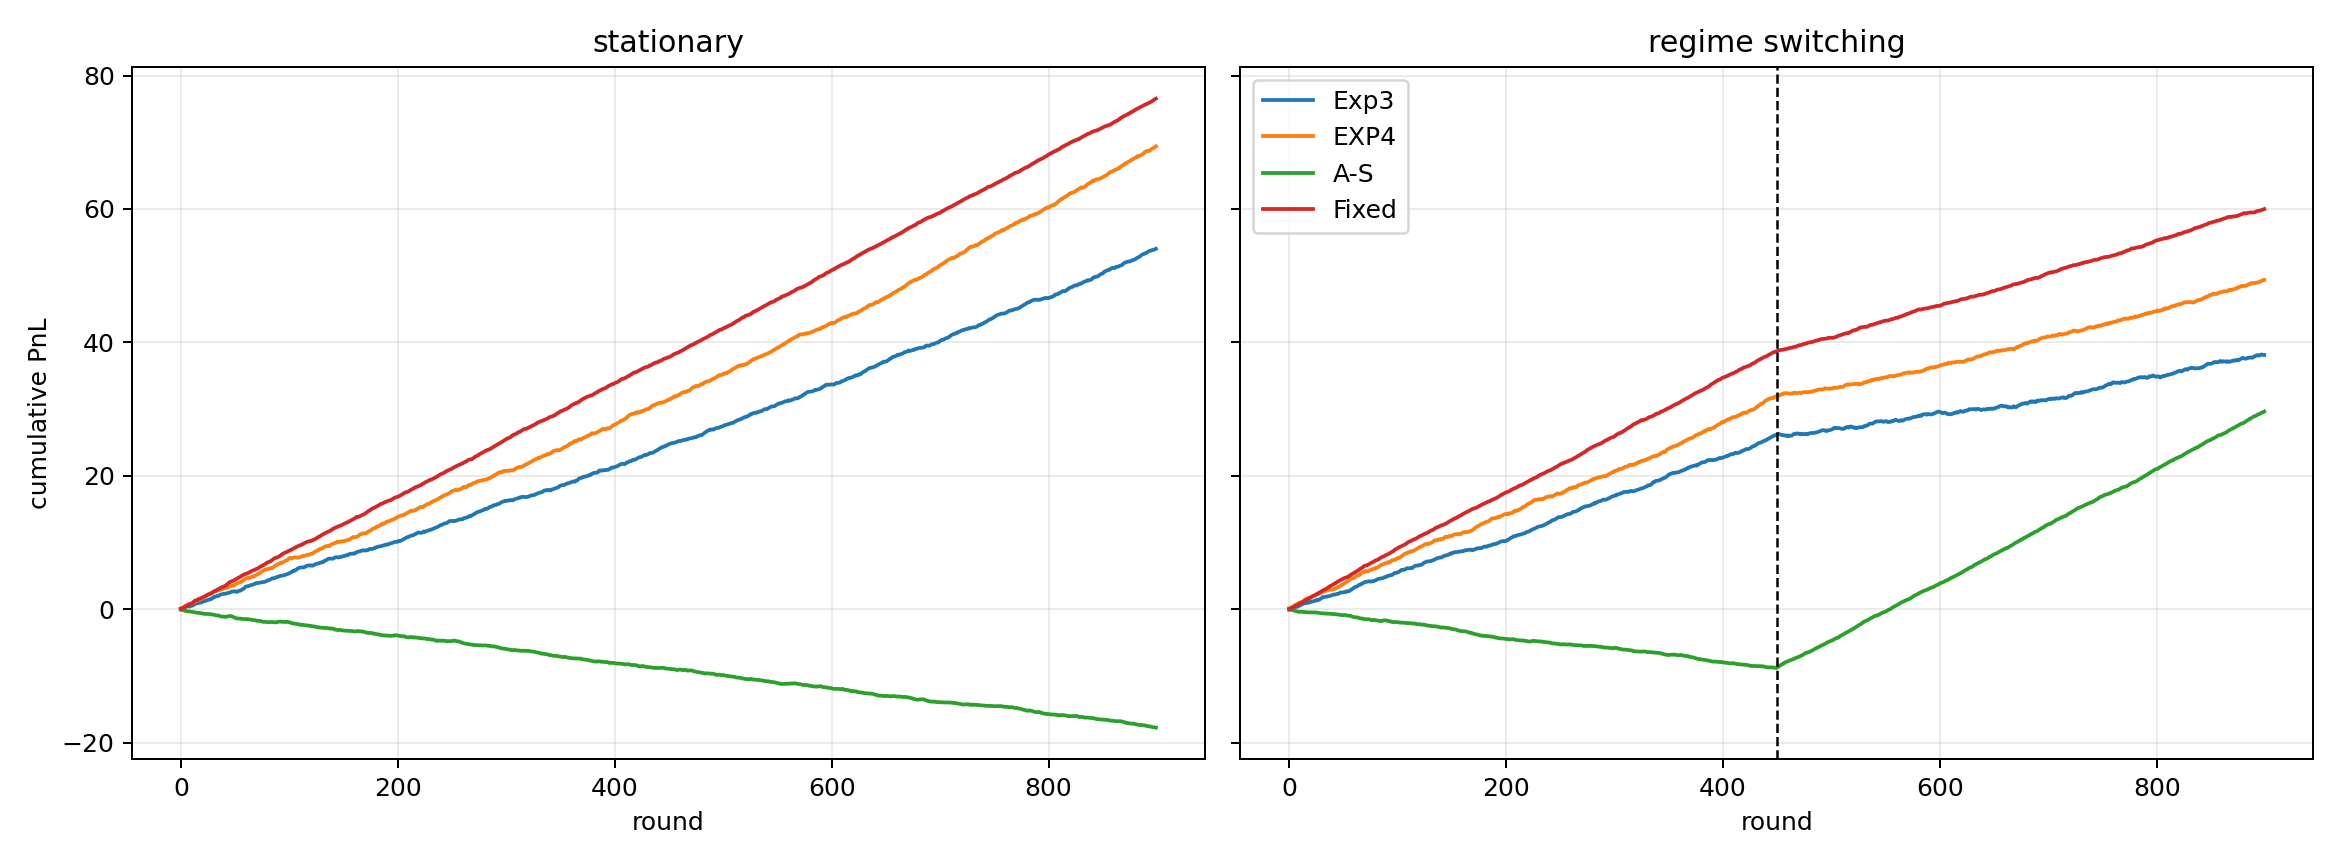

The Python source for this figure:
"""Generate cumulative PnL comparison plots."""

from __future__ import annotations

import sys
import os
from pathlib import Path

ROOT = Path(__file__).resolve().parents[1]
sys.path.insert(0, str(ROOT))
os.environ.setdefault("MPLCONFIGDIR", str(ROOT / ".matplotlib"))

import matplotlib

matplotlib.use("Agg")
import matplotlib.pyplot as plt
import numpy as np
import pandas as pd

from python.algorithms.avellaneda_stoikov import AvellanedaStoikovMM
from python.algorithms.exp3 import Exp3MarketMaker
from python.algorithms.exp4 import EXP4MarketMaker, FixedSpreadExpert, OFIExpert, VolatilityExpert


OUT_DIR = ROOT / "analysis"
SPREADS = np.array([0.005, 0.01, 0.02, 0.03, 0.05, 0.08, 0.12, 0.20])


def rewards_for_regime(T: int, regime_switch: bool) -> np.ndarray:
    rng = np.random.default_rng(21 if regime_switch else 20)
    base = rng.normal(0.0, 0.03, size=(T, len(SPREADS)))
    centers = np.full(T, 3)
    if regime_switch:
        centers[T // 2 :] = 6
    for t, center in enumerate(centers):
        distance = np.abs(np.arange(len(SPREADS)) - center)
        base[t] += 0.12 - 0.035 * distance
    return base


def nearest_arm(spread: float) -> int:
    return int(np.argmin(np.abs(SPREADS - spread)))


def run_exp3(rewards: np.ndarray) -> np.ndarray:
    mm = Exp3MarketMaker(SPREADS.tolist(), gamma=0.12)
    rng = np.random.default_rng(22)
    pnl = []
    for t in range(rewards.shape[0]):
        p = mm.get_distribution()
        idx = int(rng.choice(len(SPREADS), p=p))
        reward = float(rewards[t, idx])
        mm.last_idx = idx
        mm.last_p = float(p[idx])
        mm.update(reward)
        pnl.append(reward)
    return np.cumsum(pnl)


def run_exp4(rewards: np.ndarray) -> np.ndarray:
    experts = [FixedSpreadExpert(0.02), FixedSpreadExpert(0.08), VolatilityExpert(), OFIExpert()]
    mm = EXP4MarketMaker(experts, gamma=0.1)
    pnl = []
    for t in range(rewards.shape[0]):
        ctx = EXP4MarketMaker.build_context(100, 0.02, 0.1, 0, 0.0002 + 0.00001 * t, 1.0)
        spread = mm.choose_spread(ctx)
        reward = float(rewards[t, nearest_arm(spread)])
        mm.update(reward)
        pnl.append(reward)
    return np.cumsum(pnl)


def run_as(rewards: np.ndarray) -> np.ndarray:
    mm = AvellanedaStoikovMM(sigma=0.01, kappa=1.5, gamma=0.1)
    pnl = []
    for t in range(rewards.shape[0]):
        spread = mm.choose_spread({"mid_price": 100.0, "inventory": 0, "time_remaining": 1.0})
        pnl.append(float(rewards[t, nearest_arm(spread)]))
    return np.cumsum(pnl)


def run_fixed(rewards: np.ndarray, spread: float = 0.05) -> np.ndarray:
    return np.cumsum(rewards[:, nearest_arm(spread)])


def main() -> None:
    T = 900
    rows = []
    fig, axes = plt.subplots(1, 2, figsize=(13, 4.8), sharey=True)
    for ax, title, switching in [
        (axes[0], "stationary", False),
        (axes[1], "regime switching", True),
    ]:
        rewards = rewards_for_regime(T, switching)
        curves = {
            "Exp3": run_exp3(rewards),
            "EXP4": run_exp4(rewards),
            "A-S": run_as(rewards),
            "Fixed": run_fixed(rewards),
        }
        for name, curve in curves.items():
            ax.plot(curve, label=name)
            rows.extend(
                {"condition": title, "algorithm": name, "t": i + 1, "cum_pnl": value}
                for i, value in enumerate(curve)
            )
        if switching:
            ax.axvline(T // 2, color="black", linestyle="--", linewidth=1)
        ax.set_title(title)
        ax.set_xlabel("round")
        ax.grid(alpha=0.25)
    axes[0].set_ylabel("cumulative PnL")
    axes[1].legend()
    fig.tight_layout()
    fig.savefig(OUT_DIR / "pnl_comparison.png", dpi=180)
    plt.close(fig)
    pd.DataFrame(rows).to_csv(OUT_DIR / "pnl_comparison.csv", index=False)


if __name__ == "__main__":
    main()
